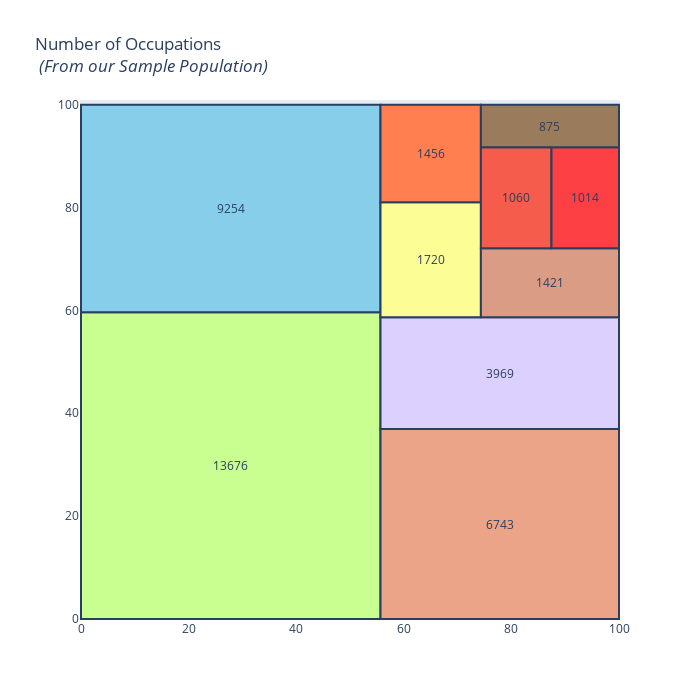

Notebook cell for this chart:
### Code cell
import squarify
df = df.drop(df.loc[df["balance"] == 0].index)
x = 0
y = 0
width = 100
height = 100

job_names = df['job'].value_counts().index
values = df['job'].value_counts().tolist()

normed = squarify.normalize_sizes(values, width, height)
rects = squarify.squarify(normed, x, y, width, height)

colors = ['rgb(200, 255, 144)','rgb(135, 206, 235)',
          'rgb(235, 164, 135)','rgb(220, 208, 255)',
          'rgb(253, 253, 150)','rgb(255, 127, 80)', 
         'rgb(218, 156, 133)', 'rgb(245, 92, 76)',
         'rgb(252,64,68)', 'rgb(154,123,91)']

shapes = []
annotations = []
counter = 0

for r in rects:
    shapes.append(
        dict(
            type = 'rect',
            x0 = r['x'],
            y0 = r['y'],
            x1 = r['x'] + r['dx'],
            y1 = r['y'] + r['dy'],
            line = dict(width=2),
            fillcolor = colors[counter]
        )
    )
    annotations.append(
        dict(
            x = r['x']+(r['dx']/2),
            y = r['y']+(r['dy']/2),
            text = values[counter],
            showarrow = False
        )
    )
    counter = counter + 1
    if counter >= len(colors):
        counter = 0
    
# For hover text
trace0 = go.Scatter(
    x = [ r['x']+(r['dx']/2) for r in rects],
    y = [ r['y']+(r['dy']/2) for r in rects],
    text = [ str(v) for v in job_names],
    mode='text',
)

layout = dict(
    title='Number of Occupations <br> <i>(From our Sample Population)</i>',
    height=700, 
    width=700,
    xaxis=dict(showgrid=False,zeroline=False),
    yaxis=dict(showgrid=False,zeroline=False),
    shapes=shapes,
    annotations=annotations,
    hovermode='closest'
)

# With hovertext
figure = dict(data=[trace0], layout=layout)

iplot(figure, filename='squarify-treemap')

### Figure 1 — Plotly figure (JSON) as saved in the notebook; plotly's stock layout.template omitted (floating-point values rounded to 4 significant figures)
{"data": [{"mode": "text", "text": ["management", "blue-collar", "technician", "services", "retired", "entrepreneur", "self-employed", "housemaid", "unemployed", "student"], "type": "scatter", "x": [27.84, 27.84, 77.84, 77.84, 65.0, 65.0, 87.16, 80.89, 93.72, 87.16], "y": [29.82, 79.82, 18.47, 47.8, 69.86, 90.53, 65.39, 81.92, 81.92, 95.86]}], "layout": {"annotations": [{"showarrow": false, "text": "13676", "x": 27.84, "y": 29.82}, {"showarrow": false, "text": "9254", "x": 27.84, "y": 79.82}, {"showarrow": false, "text": "6743", "x": 77.84, "y": 18.47}, {"showarrow": false, "text": "3969", "x": 77.84, "y": 47.8}, {"showarrow": false, "text": "1720", "x": 65.0, "y": 69.86}, {"showarrow": false, "text": "1456", "x": 65.0, "y": 90.53}, {"showarrow": false, "text": "1421", "x": 87.16, "y": 65.39}, {"showarrow": false, "text": "1060", "x": 80.89, "y": 81.92}, {"showarrow": false, "text": "1014", "x": 93.72, "y": 81.92}, {"showarrow": false, "text": "875", "x": 87.16, "y": 95.86}], "height": 700, "hovermode": "closest", "shapes": [{"fillcolor": "rgb(200, 255, 144)", "line": {"width": 2}, "type": "rect", "x0": 0, "x1": 55.67, "y0": 0, "y1": 59.64}, {"fillcolor": "rgb(135, 206, 235)", "line": {"width": 2}, "type": "rect", "x0": 0, "x1": 55.67, "y0": 59.64, "y1": 100}, {"fillcolor": "rgb(235, 164, 135)", "line": {"width": 2}, "type": "rect", "x0": 55.67, "x1": 100, "y0": 0, "y1": 36.93}, {"fillcolor": "rgb(220, 208, 255)", "line": {"width": 2}, "type": "rect", "x0": 55.67, "x1": 100, "y0": 36.93, "y1": 58.67}, {"fillcolor": "rgb(253, 253, 150)", "line": {"width": 2}, "type": "rect", "x0": 55.67, "x1": 74.33, "y0": 58.67, "y1": 81.05}, {"fillcolor": "rgb(255, 127, 80)", "line": {"width": 2}, "type": "rect", "x0": 55.67, "x1": 74.33, "y0": 81.05, "y1": 100}, {"fillcolor": "rgb(218, 156, 133)", "line": {"width": 2}, "type": "rect", "x0": 74.33, "x1": 100, "y0": 58.67, "y1": 72.11}, {"fillcolor": "rgb(245, 92, 76)", "line": {"width": 2}, "type": "rect", "x0": 74.33, "x1": 87.45, "y0": 72.11, "y1": 91.72}, {"fillcolor": "rgb(252,64,68)", "line": {"width": 2}, "type": "rect", "x0": 87.45, "x1": 100.0, "y0": 72.11, "y1": 91.72}, {"fillcolor": "rgb(154,123,91)", "line": {"width": 2}, "type": "rect", "x0": 74.33, "x1": 100.0, "y0": 91.72, "y1": 100}], "title": {"text": "Number of Occupations <br> <i>(From our Sample Population)</i>"}, "width": 700, "xaxis": {"showgrid": false, "zeroline": false}, "yaxis": {"showgrid": false, "zeroline": false}}}
